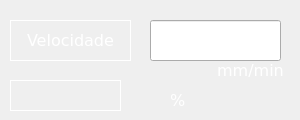
   <widget class="QWidget" name="Velocidade">
    <widget class="QHmiLabel" name="qHmiLabel_11">
     <property name="geometry">
      <rect>
       <x>210</x>
       <y>60</y>
       <width>81</width>
       <height>20</height>
      </rect>
     </property>
     <property name="font">
      <font>
       <family>DejaVu Sans</family>
       <pointsize>12</pointsize>
       <weight>50</weight>
       <italic>false</italic>
       <bold>false</bold>
      </font>
     </property>
     <property name="styleSheet">
      <string notr="true">font: 12pt &quot;DejaVu Sans&quot;;
color: rgb(255, 255, 255)</string>
     </property>
     <property name="text">
      <string>mm/min</string>
     </property>
     <property name="alignment">
      <set>Qt::AlignCenter</set>
     </property>
     <property name="PasswordLevel" stdset="0">
      <number>0</number>
     </property>
     <property name="Hide" stdset="0">
      <bool>true</bool>
     </property>
    </widget>
    <widget class="QHmiLabel" name="qHmiLabel_12">
     <property name="geometry">
      <rect>
       <x>170</x>
       <y>90</y>
       <width>31</width>
       <height>20</height>
      </rect>
     </property>
     <property name="font">
      <font>
       <family>DejaVu Sans</family>
       <pointsize>12</pointsize>
       <weight>50</weight>
       <italic>false</italic>
       <bold>false</bold>
      </font>
     </property>
     <property name="styleSheet">
      <string notr="true">font: 12pt &quot;DejaVu Sans&quot;;
color: rgb(255, 255, 255)</string>
     </property>
     <property name="text">
      <string>%</string>
     </property>
     <property name="PasswordLevel" stdset="0">
      <number>0</number>
     </property>
     <property name="Hide" stdset="0">
      <bool>true</bool>
     </property>
    </widget>
    <widget class="QHmiLabel" name="qHmiLabel_13">
     <property name="geometry">
      <rect>
       <x>10</x>
       <y>20</y>
       <width>121</width>
       <height>41</height>
      </rect>
     </property>
     <property name="font">
      <font>
       <family>DejaVu Sans</family>
       <pointsize>12</pointsize>
       <weight>50</weight>
       <italic>false</italic>
       <bold>false</bold>
      </font>
     </property>
     <property name="layoutDirection">
      <enum>Qt::LeftToRight</enum>
     </property>
     <property name="styleSheet">
      <string notr="true">font: 12pt &quot;DejaVu Sans&quot;;
color: rgb(255, 255, 255)</string>
     </property>
     <property name="frameShape">
      <enum>QFrame::Box</enum>
     </property>
     <property name="text">
      <string>Velocidade</string>
     </property>
     <property name="alignment">
      <set>Qt::AlignCenter</set>
     </property>
     <property name="PasswordLevel" stdset="0">
      <number>0</number>
     </property>
     <property name="Hide" stdset="0">
      <bool>true</bool>
     </property>
    </widget>
    <widget class="QHmiEdit" name="qHmiEdit_13">
     <property name="geometry">
      <rect>
       <x>150</x>
       <y>20</y>
       <width>131</width>
       <height>41</height>
      </rect>
     </property>
     <property name="font">
      <font>
       <family>DejaVu Sans</family>
       <pointsize>14</pointsize>
       <weight>50</weight>
       <italic>false</italic>
       <bold>false</bold>
      </font>
     </property>
     <property name="styleSheet">
      <string notr="true">font: 14pt &quot;DejaVu Sans&quot;;
color: rgb(255, 255, 255)</string>
     </property>
     <property name="alignment">
      <set>Qt::AlignCenter</set>
     </property>
     <property name="fieldName">
      <cstring>CONF1_G_B_VEL_WORK</cstring>
     </property>
     <property name="PasswordLevel" stdset="0">
      <number>0</number>
     </property>
     <property name="Hide" stdset="0">
      <bool>true</bool>
     </property>
     <property name="Min value" stdset="0">
      <cstring>100</cstring>
     </property>
     <property name="Max value" stdset="0">
      <cstring>7000</cstring>
     </property>
    </widget>
    <widget class="QHmiLabel" name="qHmiLabel_10">
     <property name="geometry">
      <rect>
       <x>10</x>
       <y>80</y>
       <width>111</width>
       <height>31</height>
      </rect>
     </property>
     <property name="layoutDirection">
      <enum>Qt::RightToLeft</enum>
     </property>
     <property name="styleSheet">
      <string notr="true">font: 14pt &quot;DejaVu Sans&quot;;
color: rgb(255, 255, 255)</string>
     </property>
     <property name="frameShape">
      <enum>QFrame::Box</enum>
     </property>
     <property name="alignment">
      <set>Qt::AlignCenter</set>
     </property>
     <property name="fieldName">
      <cstring>RES1__POU_FAST_CNC.G_VAR_PORC</cstring>
     </property>
     <property name="fieldValue">
      <cstring>123.3</cstring>
     </property>
     <property name="decimalCount">
      <cstring>0</cstring>
     </property>
     <property name="PasswordLevel" stdset="0">
      <number>0</number>
     </property>
     <property name="Hide" stdset="0">
      <bool>false</bool>
     </property>
    </widget>
   </widget>
